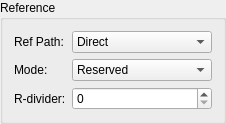
        <widget class="QGroupBox" name="groupBox_4">
         <property name="title">
          <string>Reference</string>
         </property>
         <layout class="QFormLayout" name="formLayout_2">
          <item row="0" column="0">
           <widget class="QLabel" name="label_33">
            <property name="text">
             <string>Ref Path:</string>
            </property>
           </widget>
          </item>
          <item row="0" column="1">
           <widget class="QComboBox" name="REF_PATH_SEL">
            <item>
             <property name="text">
              <string>Direct</string>
             </property>
            </item>
            <item>
             <property name="text">
              <string>Double (single only)</string>
             </property>
            </item>
            <item>
             <property name="text">
              <string>Divided by 2</string>
             </property>
            </item>
            <item>
             <property name="text">
              <string>Divided by 4</string>
             </property>
            </item>
           </widget>
          </item>
          <item row="1" column="0">
           <widget class="QLabel" name="label_36">
            <property name="text">
             <string>Mode:</string>
            </property>
           </widget>
          </item>
          <item row="1" column="1">
           <widget class="QComboBox" name="REF_BUFF_MODE">
            <item>
             <property name="text">
              <string>Reserved</string>
             </property>
            </item>
            <item>
             <property name="text">
              <string>Differential</string>
             </property>
            </item>
            <item>
             <property name="text">
              <string>XTAL</string>
             </property>
            </item>
            <item>
             <property name="text">
              <string>Single ended</string>
             </property>
            </item>
           </widget>
          </item>
          <item row="2" column="0">
           <widget class="QLabel" name="label_11">
            <property name="text">
             <string>R-divider:</string>
            </property>
           </widget>
          </item>
          <item row="2" column="1">
           <widget class="QSpinBox" name="R">
            <property name="maximum">
             <number>8191</number>
            </property>
           </widget>
          </item>
         </layout>
        </widget>
